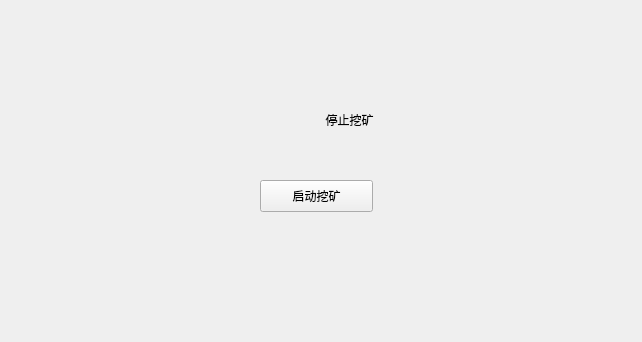
<?xml version="1.0" encoding="UTF-8"?>
<ui version="4.0">
 <class>MiningPage</class>
 <widget class="QWidget" name="MiningPage">
  <property name="geometry">
   <rect>
    <x>0</x>
    <y>0</y>
    <width>642</width>
    <height>342</height>
   </rect>
  </property>
  <property name="windowTitle">
   <string>Form</string>
  </property>
  <widget class="QPushButton" name="miningControl">
   <property name="geometry">
    <rect>
     <x>260</x>
     <y>180</y>
     <width>113</width>
     <height>32</height>
    </rect>
   </property>
   <property name="text">
    <string>启动挖矿</string>
   </property>
  </widget>
  <widget class="QLabel" name="minStatus">
   <property name="geometry">
    <rect>
     <x>89</x>
     <y>110</y>
     <width>521</width>
     <height>20</height>
    </rect>
   </property>
   <property name="text">
    <string>停止挖矿</string>
   </property>
   <property name="alignment">
    <set>Qt::AlignCenter</set>
   </property>
  </widget>
 </widget>
 <resources/>
 <connections/>
</ui>
